Frame 1 (no input): blank canvas, image omitted
Frame 60 (no input): blank canvas, image omitted
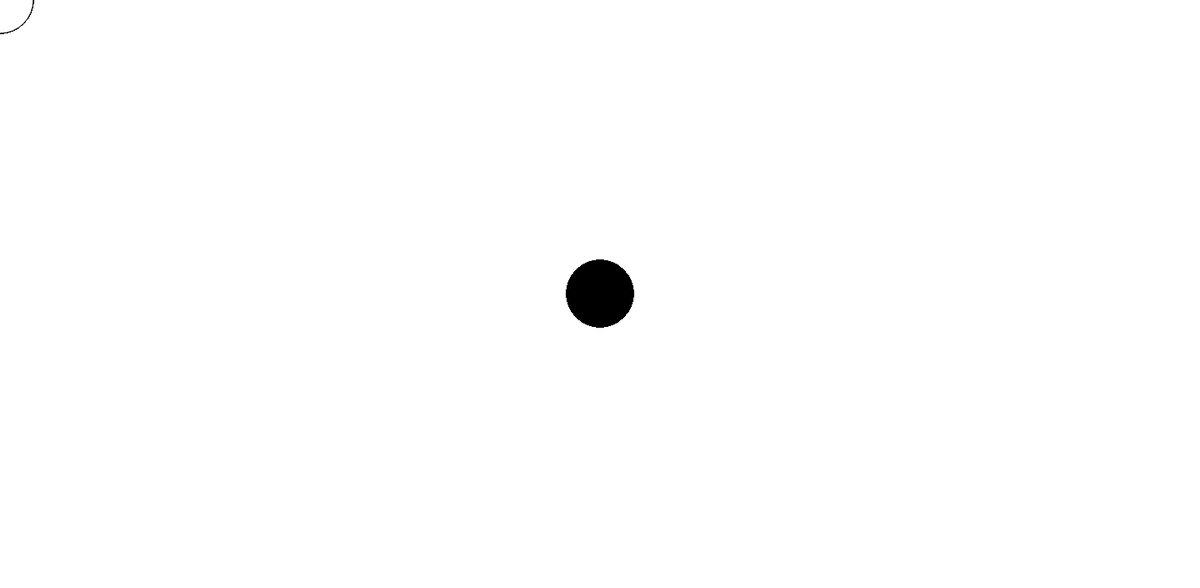
Frame 120 (the mouse pressed at the canvas centre since frame 60)

The p5.js sketch whose frames 1 and 60 were blank and that drew this single picture after the mouse press (run headless with seeded random() and noise() and a simulated clock; from frame 60 on, the mouse is pressed at the canvas centre):

// p5.js sketch
// ── sketch.js
function setup() {
  createCanvas(1438, 705);
}

function draw() {
  if (mouseIsPressed) {
    fill(0);
  } else {
    fill(255);
  }
  ellipse(mouseX, mouseY, 80, 80);
}
